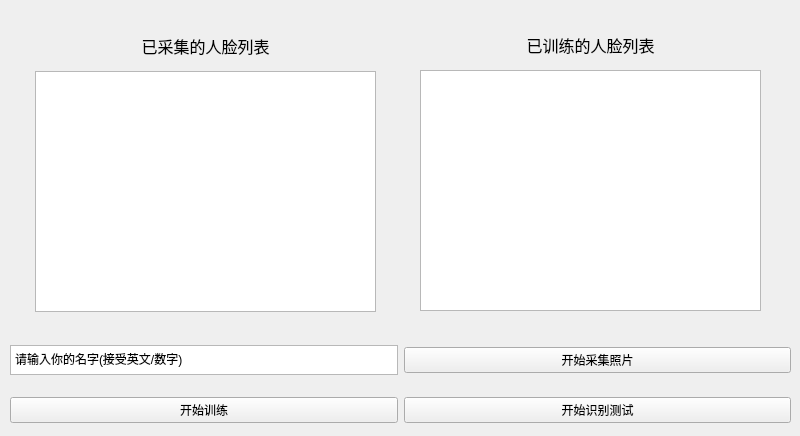
<?xml version="1.0" encoding="UTF-8"?>
<ui version="4.0">
 <class>Settings</class>
 <widget class="QWidget" name="Settings">
  <property name="geometry">
   <rect>
    <x>0</x>
    <y>0</y>
    <width>800</width>
    <height>436</height>
   </rect>
  </property>
  <property name="sizePolicy">
   <sizepolicy hsizetype="Fixed" vsizetype="Fixed">
    <horstretch>0</horstretch>
    <verstretch>0</verstretch>
   </sizepolicy>
  </property>
  <property name="minimumSize">
   <size>
    <width>800</width>
    <height>436</height>
   </size>
  </property>
  <property name="maximumSize">
   <size>
    <width>800</width>
    <height>436</height>
   </size>
  </property>
  <property name="windowTitle">
   <string>人脸识别系统-设置</string>
  </property>
  <widget class="QWidget" name="layoutWidget">
   <property name="geometry">
    <rect>
     <x>10</x>
     <y>390</y>
     <width>781</width>
     <height>41</height>
    </rect>
   </property>
   <layout class="QHBoxLayout" name="horizontalLayout">
    <property name="sizeConstraint">
     <enum>QLayout::SetDefaultConstraint</enum>
    </property>
    <item>
     <widget class="QPushButton" name="pushButton_start_train">
      <property name="text">
       <string>开始训练</string>
      </property>
     </widget>
    </item>
    <item>
     <widget class="QPushButton" name="pushButton_start_face_recognition">
      <property name="mouseTracking">
       <bool>false</bool>
      </property>
      <property name="text">
       <string>开始识别测试</string>
      </property>
      <property name="checkable">
       <bool>false</bool>
      </property>
      <property name="checked">
       <bool>false</bool>
      </property>
      <property name="autoDefault">
       <bool>true</bool>
      </property>
      <property name="flat">
       <bool>false</bool>
      </property>
     </widget>
    </item>
   </layout>
  </widget>
  <widget class="QWidget" name="layoutWidget_2">
   <property name="geometry">
    <rect>
     <x>10</x>
     <y>340</y>
     <width>781</width>
     <height>41</height>
    </rect>
   </property>
   <layout class="QHBoxLayout" name="horizontalLayout_2">
    <property name="sizeConstraint">
     <enum>QLayout::SetDefaultConstraint</enum>
    </property>
    <item>
     <widget class="QPlainTextEdit" name="plainTextEdit_human_name">
      <property name="sizePolicy">
       <sizepolicy hsizetype="Fixed" vsizetype="Fixed">
        <horstretch>0</horstretch>
        <verstretch>0</verstretch>
       </sizepolicy>
      </property>
      <property name="minimumSize">
       <size>
        <width>200</width>
        <height>30</height>
       </size>
      </property>
      <property name="maximumSize">
       <size>
        <width>2000</width>
        <height>30</height>
       </size>
      </property>
      <property name="acceptDrops">
       <bool>true</bool>
      </property>
      <property name="toolTip">
       <string>请输入要采集的人的名字</string>
      </property>
      <property name="statusTip">
       <string>请输入要采集的人的名字</string>
      </property>
      <property name="inputMethodHints">
       <set>Qt::ImhNone</set>
      </property>
      <property name="documentTitle">
       <string/>
      </property>
      <property name="plainText">
       <string>请输入你的名字(接受英文/数字)</string>
      </property>
     </widget>
    </item>
    <item>
     <widget class="QPushButton" name="pushButton_get_pic">
      <property name="text">
       <string>开始采集照片</string>
      </property>
     </widget>
    </item>
   </layout>
  </widget>
  <widget class="QListView" name="listView_human_list">
   <property name="geometry">
    <rect>
     <x>35</x>
     <y>71</y>
     <width>341</width>
     <height>241</height>
    </rect>
   </property>
  </widget>
  <widget class="QLabel" name="label">
   <property name="geometry">
    <rect>
     <x>40</x>
     <y>30</y>
     <width>331</width>
     <height>31</height>
    </rect>
   </property>
   <property name="font">
    <font>
     <family>微软雅黑</family>
     <pointsize>12</pointsize>
    </font>
   </property>
   <property name="text">
    <string>已采集的人脸列表</string>
   </property>
   <property name="alignment">
    <set>Qt::AlignCenter</set>
   </property>
  </widget>
  <widget class="QLabel" name="label_2">
   <property name="geometry">
    <rect>
     <x>425</x>
     <y>29</y>
     <width>331</width>
     <height>31</height>
    </rect>
   </property>
   <property name="font">
    <font>
     <family>微软雅黑</family>
     <pointsize>12</pointsize>
    </font>
   </property>
   <property name="text">
    <string>已训练的人脸列表</string>
   </property>
   <property name="alignment">
    <set>Qt::AlignCenter</set>
   </property>
  </widget>
  <widget class="QListView" name="listView_human_list_trained">
   <property name="geometry">
    <rect>
     <x>420</x>
     <y>70</y>
     <width>341</width>
     <height>241</height>
    </rect>
   </property>
  </widget>
 </widget>
 <resources/>
 <connections/>
</ui>
